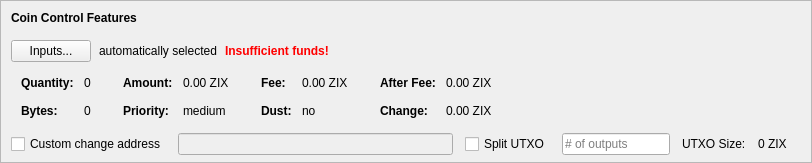
    <widget class="QFrame" name="frameCoinControl">
     <property name="sizePolicy">
      <sizepolicy hsizetype="Expanding" vsizetype="Expanding">
       <horstretch>0</horstretch>
       <verstretch>0</verstretch>
      </sizepolicy>
     </property>
     <property name="maximumSize">
      <size>
       <width>16777215</width>
       <height>16777215</height>
      </size>
     </property>
     <property name="frameShape">
      <enum>QFrame::StyledPanel</enum>
     </property>
     <property name="frameShadow">
      <enum>QFrame::Sunken</enum>
     </property>
     <layout class="QVBoxLayout" name="verticalLayoutCoinControl2">
      <property name="spacing">
       <number>0</number>
      </property>
      <property name="leftMargin">
       <number>0</number>
      </property>
      <property name="topMargin">
       <number>0</number>
      </property>
      <property name="rightMargin">
       <number>0</number>
      </property>
      <property name="bottomMargin">
       <number>6</number>
      </property>
      <item>
       <layout class="QVBoxLayout" name="verticalLayoutCoinControl" stretch="0,0,0,0,1">
        <property name="spacing">
         <number>0</number>
        </property>
        <property name="leftMargin">
         <number>10</number>
        </property>
        <property name="topMargin">
         <number>10</number>
        </property>
        <item>
         <layout class="QHBoxLayout" name="horizontalLayoutCoinControl1">
          <property name="bottomMargin">
           <number>15</number>
          </property>
          <item>
           <widget class="QLabel" name="labelCoinControlFeatures">
            <property name="sizePolicy">
             <sizepolicy hsizetype="Preferred" vsizetype="Maximum">
              <horstretch>0</horstretch>
              <verstretch>0</verstretch>
             </sizepolicy>
            </property>
            <property name="font">
             <font>
              <weight>75</weight>
              <bold>true</bold>
             </font>
            </property>
            <property name="styleSheet">
             <string notr="true">font-weight:bold;</string>
            </property>
            <property name="text">
             <string>Coin Control Features</string>
            </property>
           </widget>
          </item>
         </layout>
        </item>
        <item>
         <layout class="QHBoxLayout" name="horizontalLayoutCoinControl2" stretch="0,0,0,0">
          <property name="spacing">
           <number>8</number>
          </property>
          <property name="bottomMargin">
           <number>10</number>
          </property>
          <item>
           <widget class="QPushButton" name="pushButtonCoinControl">
            <property name="styleSheet">
             <string notr="true"/>
            </property>
            <property name="text">
             <string>Inputs...</string>
            </property>
            <property name="autoDefault">
             <bool>false</bool>
            </property>
           </widget>
          </item>
          <item>
           <widget class="QLabel" name="labelCoinControlAutomaticallySelected">
            <property name="text">
             <string>automatically selected</string>
            </property>
            <property name="margin">
             <number>5</number>
            </property>
           </widget>
          </item>
          <item>
           <widget class="QLabel" name="labelCoinControlInsuffFunds">
            <property name="font">
             <font>
              <weight>75</weight>
              <bold>true</bold>
             </font>
            </property>
            <property name="styleSheet">
             <string notr="true">color:red;font-weight:bold;</string>
            </property>
            <property name="text">
             <string>Insufficient funds!</string>
            </property>
            <property name="margin">
             <number>5</number>
            </property>
           </widget>
          </item>
          <item>
           <spacer name="horizontalSpacerCoinControl">
            <property name="orientation">
             <enum>Qt::Horizontal</enum>
            </property>
            <property name="sizeHint" stdset="0">
             <size>
              <width>40</width>
              <height>1</height>
             </size>
            </property>
           </spacer>
          </item>
         </layout>
        </item>
        <item>
         <widget class="QWidget" name="widgetCoinControl" native="true">
          <property name="sizePolicy">
           <sizepolicy hsizetype="Preferred" vsizetype="Preferred">
            <horstretch>0</horstretch>
            <verstretch>0</verstretch>
           </sizepolicy>
          </property>
          <property name="minimumSize">
           <size>
            <width>0</width>
            <height>0</height>
           </size>
          </property>
          <property name="styleSheet">
           <string notr="true"/>
          </property>
          <layout class="QHBoxLayout" name="horizontalLayoutCoinControl5">
           <property name="leftMargin">
            <number>0</number>
           </property>
           <property name="topMargin">
            <number>0</number>
           </property>
           <property name="rightMargin">
            <number>0</number>
           </property>
           <property name="bottomMargin">
            <number>0</number>
           </property>
           <item>
            <layout class="QHBoxLayout" name="horizontalLayoutCoinControl3" stretch="0,0,0,1">
             <property name="spacing">
              <number>20</number>
             </property>
             <property name="topMargin">
              <number>0</number>
             </property>
             <property name="bottomMargin">
              <number>10</number>
             </property>
             <item>
              <layout class="QFormLayout" name="formLayoutCoinControl1">
               <property name="horizontalSpacing">
                <number>10</number>
               </property>
               <property name="verticalSpacing">
                <number>14</number>
               </property>
               <property name="leftMargin">
                <number>10</number>
               </property>
               <property name="topMargin">
                <number>4</number>
               </property>
               <property name="rightMargin">
                <number>6</number>
               </property>
               <item row="0" column="0">
                <widget class="QLabel" name="labelCoinControlQuantityText">
                 <property name="font">
                  <font>
                   <weight>75</weight>
                   <bold>true</bold>
                  </font>
                 </property>
                 <property name="text">
                  <string>Quantity:</string>
                 </property>
                 <property name="margin">
                  <number>0</number>
                 </property>
                </widget>
               </item>
               <item row="0" column="1">
                <widget class="QLabel" name="labelCoinControlQuantity">
                 <property name="cursor">
                  <cursorShape>IBeamCursor</cursorShape>
                 </property>
                 <property name="contextMenuPolicy">
                  <enum>Qt::ActionsContextMenu</enum>
                 </property>
                 <property name="text">
                  <string notr="true">0</string>
                 </property>
                 <property name="margin">
                  <number>0</number>
                 </property>
                 <property name="textInteractionFlags">
                  <set>Qt::LinksAccessibleByMouse|Qt::TextSelectableByKeyboard|Qt::TextSelectableByMouse</set>
                 </property>
                </widget>
               </item>
               <item row="1" column="0">
                <widget class="QLabel" name="labelCoinControlBytesText">
                 <property name="font">
                  <font>
                   <weight>75</weight>
                   <bold>true</bold>
                  </font>
                 </property>
                 <property name="text">
                  <string>Bytes:</string>
                 </property>
                </widget>
               </item>
               <item row="1" column="1">
                <widget class="QLabel" name="labelCoinControlBytes">
                 <property name="cursor">
                  <cursorShape>IBeamCursor</cursorShape>
                 </property>
                 <property name="contextMenuPolicy">
                  <enum>Qt::ActionsContextMenu</enum>
                 </property>
                 <property name="text">
                  <string notr="true">0</string>
                 </property>
                 <property name="textInteractionFlags">
                  <set>Qt::LinksAccessibleByMouse|Qt::TextSelectableByKeyboard|Qt::TextSelectableByMouse</set>
                 </property>
                </widget>
               </item>
              </layout>
             </item>
             <item>
              <layout class="QFormLayout" name="formLayoutCoinControl2">
               <property name="horizontalSpacing">
                <number>10</number>
               </property>
               <property name="verticalSpacing">
                <number>14</number>
               </property>
               <property name="leftMargin">
                <number>6</number>
               </property>
               <property name="topMargin">
                <number>4</number>
               </property>
               <property name="rightMargin">
                <number>6</number>
               </property>
               <item row="0" column="0">
                <widget class="QLabel" name="labelCoinControlAmountText">
                 <property name="font">
                  <font>
                   <weight>75</weight>
                   <bold>true</bold>
                  </font>
                 </property>
                 <property name="text">
                  <string>Amount:</string>
                 </property>
                 <property name="margin">
                  <number>0</number>
                 </property>
                </widget>
               </item>
               <item row="0" column="1">
                <widget class="QLabel" name="labelCoinControlAmount">
                 <property name="cursor">
                  <cursorShape>IBeamCursor</cursorShape>
                 </property>
                 <property name="contextMenuPolicy">
                  <enum>Qt::ActionsContextMenu</enum>
                 </property>
                 <property name="text">
                  <string notr="true">0.00 ZIX</string>
                 </property>
                 <property name="textInteractionFlags">
                  <set>Qt::LinksAccessibleByMouse|Qt::TextSelectableByKeyboard|Qt::TextSelectableByMouse</set>
                 </property>
                </widget>
               </item>
               <item row="1" column="0">
                <widget class="QLabel" name="labelCoinControlPriorityText">
                 <property name="font">
                  <font>
                   <weight>75</weight>
                   <bold>true</bold>
                  </font>
                 </property>
                 <property name="text">
                  <string>Priority:</string>
                 </property>
                </widget>
               </item>
               <item row="1" column="1">
                <widget class="QLabel" name="labelCoinControlPriority">
                 <property name="cursor">
                  <cursorShape>IBeamCursor</cursorShape>
                 </property>
                 <property name="contextMenuPolicy">
                  <enum>Qt::ActionsContextMenu</enum>
                 </property>
                 <property name="text">
                  <string>medium</string>
                 </property>
                 <property name="textInteractionFlags">
                  <set>Qt::LinksAccessibleByMouse|Qt::TextSelectableByKeyboard|Qt::TextSelectableByMouse</set>
                 </property>
                </widget>
               </item>
              </layout>
             </item>
             <item>
              <layout class="QFormLayout" name="formLayoutCoinControl3">
               <property name="horizontalSpacing">
                <number>10</number>
               </property>
               <property name="verticalSpacing">
                <number>14</number>
               </property>
               <property name="leftMargin">
                <number>6</number>
               </property>
               <property name="topMargin">
                <number>4</number>
               </property>
               <property name="rightMargin">
                <number>6</number>
               </property>
               <item row="0" column="0">
                <widget class="QLabel" name="labelCoinControlFeeText">
                 <property name="font">
                  <font>
                   <weight>75</weight>
                   <bold>true</bold>
                  </font>
                 </property>
                 <property name="text">
                  <string>Fee:</string>
                 </property>
                 <property name="margin">
                  <number>0</number>
                 </property>
                </widget>
               </item>
               <item row="0" column="1">
                <widget class="QLabel" name="labelCoinControlFee">
                 <property name="cursor">
                  <cursorShape>IBeamCursor</cursorShape>
                 </property>
                 <property name="contextMenuPolicy">
                  <enum>Qt::ActionsContextMenu</enum>
                 </property>
                 <property name="text">
                  <string notr="true">0.00 ZIX</string>
                 </property>
                 <property name="textInteractionFlags">
                  <set>Qt::LinksAccessibleByMouse|Qt::TextSelectableByKeyboard|Qt::TextSelectableByMouse</set>
                 </property>
                </widget>
               </item>
               <item row="1" column="0">
                <widget class="QLabel" name="labelCoinControlLowOutputText">
                 <property name="font">
                  <font>
                   <weight>75</weight>
                   <bold>true</bold>
                  </font>
                 </property>
                 <property name="text">
                  <string>Dust:</string>
                 </property>
                </widget>
               </item>
               <item row="1" column="1">
                <widget class="QLabel" name="labelCoinControlLowOutput">
                 <property name="cursor">
                  <cursorShape>IBeamCursor</cursorShape>
                 </property>
                 <property name="contextMenuPolicy">
                  <enum>Qt::ActionsContextMenu</enum>
                 </property>
                 <property name="text">
                  <string>no</string>
                 </property>
                 <property name="textInteractionFlags">
                  <set>Qt::LinksAccessibleByMouse|Qt::TextSelectableByKeyboard|Qt::TextSelectableByMouse</set>
                 </property>
                </widget>
               </item>
              </layout>
             </item>
             <item>
              <layout class="QFormLayout" name="formLayoutCoinControl4">
               <property name="horizontalSpacing">
                <number>10</number>
               </property>
               <property name="verticalSpacing">
                <number>14</number>
               </property>
               <property name="leftMargin">
                <number>6</number>
               </property>
               <property name="topMargin">
                <number>4</number>
               </property>
               <property name="rightMargin">
                <number>6</number>
               </property>
               <item row="0" column="0">
                <widget class="QLabel" name="labelCoinControlAfterFeeText">
                 <property name="font">
                  <font>
                   <weight>75</weight>
                   <bold>true</bold>
                  </font>
                 </property>
                 <property name="text">
                  <string>After Fee:</string>
                 </property>
                 <property name="margin">
                  <number>0</number>
                 </property>
                </widget>
               </item>
               <item row="0" column="1">
                <widget class="QLabel" name="labelCoinControlAfterFee">
                 <property name="cursor">
                  <cursorShape>IBeamCursor</cursorShape>
                 </property>
                 <property name="contextMenuPolicy">
                  <enum>Qt::ActionsContextMenu</enum>
                 </property>
                 <property name="text">
                  <string notr="true">0.00 ZIX</string>
                 </property>
                 <property name="textInteractionFlags">
                  <set>Qt::LinksAccessibleByMouse|Qt::TextSelectableByKeyboard|Qt::TextSelectableByMouse</set>
                 </property>
                </widget>
               </item>
               <item row="1" column="0">
                <widget class="QLabel" name="labelCoinControlChangeText">
                 <property name="font">
                  <font>
                   <weight>75</weight>
                   <bold>true</bold>
                  </font>
                 </property>
                 <property name="text">
                  <string>Change:</string>
                 </property>
                </widget>
               </item>
               <item row="1" column="1">
                <widget class="QLabel" name="labelCoinControlChange">
                 <property name="cursor">
                  <cursorShape>IBeamCursor</cursorShape>
                 </property>
                 <property name="contextMenuPolicy">
                  <enum>Qt::ActionsContextMenu</enum>
                 </property>
                 <property name="text">
                  <string notr="true">0.00 ZIX</string>
                 </property>
                 <property name="textInteractionFlags">
                  <set>Qt::LinksAccessibleByMouse|Qt::TextSelectableByKeyboard|Qt::TextSelectableByMouse</set>
                 </property>
                </widget>
               </item>
              </layout>
             </item>
            </layout>
           </item>
          </layout>
         </widget>
        </item>
        <item>
         <layout class="QHBoxLayout" name="horizontalLayoutCoinControl4" stretch="0,0,0,0,0,0,0">
          <property name="spacing">
           <number>12</number>
          </property>
          <property name="sizeConstraint">
           <enum>QLayout::SetDefaultConstraint</enum>
          </property>
          <property name="topMargin">
           <number>5</number>
          </property>
          <property name="rightMargin">
           <number>5</number>
          </property>
          <item>
           <widget class="QCheckBox" name="checkBoxCoinControlChange">
            <property name="toolTip">
             <string>If this is activated, but the change address is empty or invalid, change will be sent to a newly generated address.</string>
            </property>
            <property name="text">
             <string>Custom change address</string>
            </property>
           </widget>
          </item>
          <item>
           <widget class="QValidatedLineEdit" name="lineEditCoinControlChange">
            <property name="enabled">
             <bool>false</bool>
            </property>
            <property name="sizePolicy">
             <sizepolicy hsizetype="Expanding" vsizetype="Fixed">
              <horstretch>0</horstretch>
              <verstretch>0</verstretch>
             </sizepolicy>
            </property>
           </widget>
          </item>
          <item>
           <widget class="QCheckBox" name="splitBlockCheckBox">
            <property name="text">
             <string>Split UTXO</string>
            </property>
           </widget>
          </item>
          <item>
           <widget class="QLineEdit" name="splitBlockLineEdit">
            <property name="sizePolicy">
             <sizepolicy hsizetype="Fixed" vsizetype="Fixed">
              <horstretch>50</horstretch>
              <verstretch>0</verstretch>
             </sizepolicy>
            </property>
            <property name="placeholderText">
             <string># of outputs</string>
            </property>
           </widget>
          </item>
          <item>
           <widget class="QLabel" name="labelBlockSizeText">
            <property name="text">
             <string>UTXO Size:</string>
            </property>
           </widget>
          </item>
          <item>
           <widget class="QLabel" name="labelBlockSize">
            <property name="text">
             <string>0 ZIX</string>
            </property>
           </widget>
          </item>
          <item>
           <widget class="QLabel" name="labelCoinControlChangeLabel">
            <property name="sizePolicy">
             <sizepolicy hsizetype="Preferred" vsizetype="Expanding">
              <horstretch>0</horstretch>
              <verstretch>0</verstretch>
             </sizepolicy>
            </property>
            <property name="minimumSize">
             <size>
              <width>0</width>
              <height>0</height>
             </size>
            </property>
            <property name="text">
             <string/>
            </property>
            <property name="margin">
             <number>3</number>
            </property>
           </widget>
          </item>
         </layout>
        </item>
        <item>
         <spacer name="verticalSpacerCoinControl">
          <property name="orientation">
           <enum>Qt::Vertical</enum>
          </property>
          <property name="sizeHint" stdset="0">
           <size>
            <width>800</width>
            <height>1</height>
           </size>
          </property>
         </spacer>
        </item>
       </layout>
      </item>
     </layout>
    </widget>
